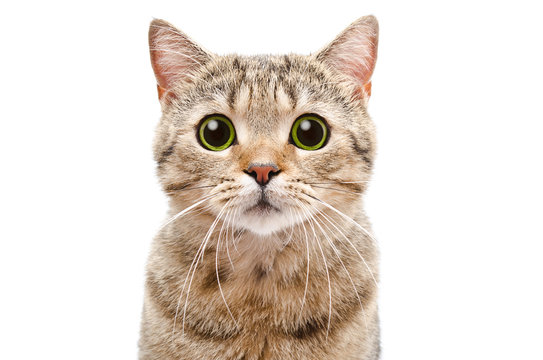
#> input picture cat.jpg, 543 x 360 px, found by its file name
$ python cat.py
#> lines starting #> are read from the running program, lines starting #| are printed output that depends on the picture
import cv2
image  = cv2.imread('Images//cat.jpg')
#> image is the input picture: shape (360, 543, 3); mean B, G, R 210.6, 219.2, 229
width, height = 400,100

resized_image = cv2.resize(image, (width, height))
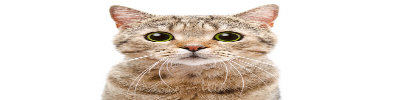
#> resized_image: shape (100, 400, 3); mean B, G, R 210.6, 219.1, 229

grey_image = cv2.cvtColor(image, cv2.COLOR_BGR2GRAY)
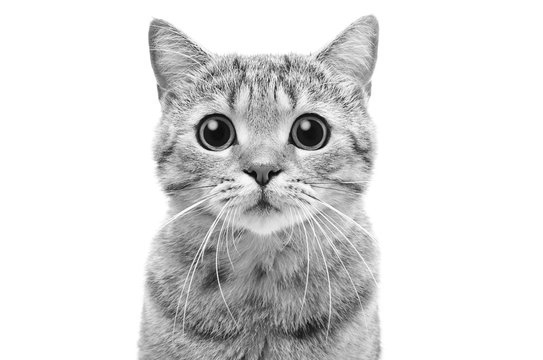
#> grey_image: shape (360, 543); min 0, max 255, mean 221.1

flipped_image = cv2.flip(image, 0)
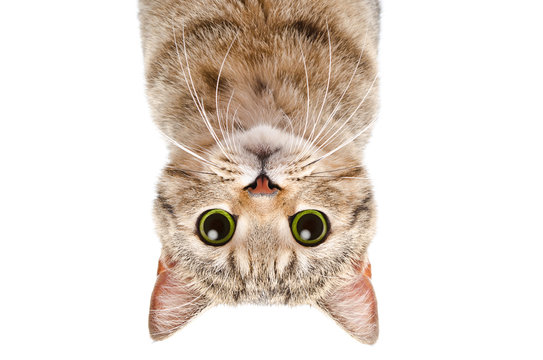
#> flipped_image: shape (360, 543, 3); mean B, G, R 210.6, 219.2, 229

cv2.imshow('Original Image', image)
cv2.imshow('Resized Image', resized_image)
cv2.imshow('Grey Image', grey_image)
cv2.imshow('Flipped Image', flipped_image)

cv2.waitKey(0)
cv2.destroyAllWindows()
